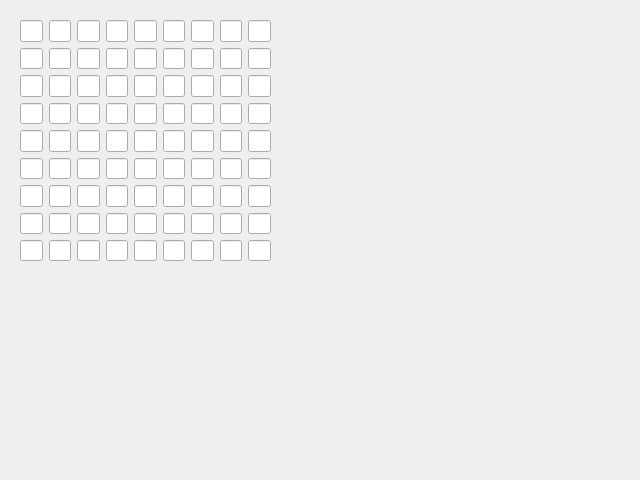
<?xml version="1.0" encoding="UTF-8"?>
<ui version="4.0">
 <class>Modifier</class>
 <widget class="QWidget" name="Modifier">
  <property name="geometry">
   <rect>
    <x>0</x>
    <y>0</y>
    <width>640</width>
    <height>480</height>
   </rect>
  </property>
  <property name="windowTitle">
   <string>Form</string>
  </property>
  <widget class="QWidget" name="gridLayoutWidget_2">
   <property name="geometry">
    <rect>
     <x>20</x>
     <y>20</y>
     <width>251</width>
     <height>241</height>
    </rect>
   </property>
   <layout class="QGridLayout" name="gridLayout_2">
    <item row="7" column="2">
     <widget class="QLineEdit" name="lineEdit_66"/>
    </item>
    <item row="4" column="5">
     <widget class="QLineEdit" name="lineEdit_42"/>
    </item>
    <item row="5" column="8">
     <widget class="QLineEdit" name="lineEdit_54"/>
    </item>
    <item row="4" column="7">
     <widget class="QLineEdit" name="lineEdit_44"/>
    </item>
    <item row="3" column="2">
     <widget class="QLineEdit" name="lineEdit_30"/>
    </item>
    <item row="3" column="3">
     <widget class="QLineEdit" name="lineEdit_31"/>
    </item>
    <item row="6" column="6">
     <widget class="QLineEdit" name="lineEdit_61"/>
    </item>
    <item row="0" column="1">
     <widget class="QLineEdit" name="lineEdit_2"/>
    </item>
    <item row="5" column="5">
     <widget class="QLineEdit" name="lineEdit_51"/>
    </item>
    <item row="0" column="2">
     <widget class="QLineEdit" name="lineEdit_3"/>
    </item>
    <item row="2" column="2">
     <widget class="QLineEdit" name="lineEdit_21"/>
    </item>
    <item row="7" column="4">
     <widget class="QLineEdit" name="lineEdit_68"/>
    </item>
    <item row="2" column="4">
     <widget class="QLineEdit" name="lineEdit_23"/>
    </item>
    <item row="1" column="6">
     <widget class="QLineEdit" name="lineEdit_16"/>
    </item>
    <item row="2" column="0">
     <widget class="QLineEdit" name="lineEdit_19"/>
    </item>
    <item row="2" column="8">
     <widget class="QLineEdit" name="lineEdit_27"/>
    </item>
    <item row="6" column="0">
     <widget class="QLineEdit" name="lineEdit_55"/>
    </item>
    <item row="6" column="5">
     <widget class="QLineEdit" name="lineEdit_60"/>
    </item>
    <item row="5" column="3">
     <widget class="QLineEdit" name="lineEdit_49"/>
    </item>
    <item row="1" column="7">
     <widget class="QLineEdit" name="lineEdit_17"/>
    </item>
    <item row="5" column="7">
     <widget class="QLineEdit" name="lineEdit_53"/>
    </item>
    <item row="7" column="5">
     <widget class="QLineEdit" name="lineEdit_69"/>
    </item>
    <item row="1" column="0">
     <widget class="QLineEdit" name="lineEdit_10"/>
    </item>
    <item row="0" column="0">
     <widget class="QLineEdit" name="lineEdit"/>
    </item>
    <item row="7" column="8">
     <widget class="QLineEdit" name="lineEdit_72"/>
    </item>
    <item row="3" column="5">
     <widget class="QLineEdit" name="lineEdit_33"/>
    </item>
    <item row="4" column="8">
     <widget class="QLineEdit" name="lineEdit_45"/>
    </item>
    <item row="6" column="7">
     <widget class="QLineEdit" name="lineEdit_62"/>
    </item>
    <item row="1" column="1">
     <widget class="QLineEdit" name="lineEdit_11"/>
    </item>
    <item row="5" column="1">
     <widget class="QLineEdit" name="lineEdit_47"/>
    </item>
    <item row="2" column="3">
     <widget class="QLineEdit" name="lineEdit_22"/>
    </item>
    <item row="7" column="6">
     <widget class="QLineEdit" name="lineEdit_70"/>
    </item>
    <item row="2" column="7">
     <widget class="QLineEdit" name="lineEdit_26"/>
    </item>
    <item row="1" column="5">
     <widget class="QLineEdit" name="lineEdit_15"/>
    </item>
    <item row="7" column="7">
     <widget class="QLineEdit" name="lineEdit_71"/>
    </item>
    <item row="7" column="3">
     <widget class="QLineEdit" name="lineEdit_67"/>
    </item>
    <item row="1" column="2">
     <widget class="QLineEdit" name="lineEdit_12"/>
    </item>
    <item row="5" column="2">
     <widget class="QLineEdit" name="lineEdit_48"/>
    </item>
    <item row="0" column="6">
     <widget class="QLineEdit" name="lineEdit_7"/>
    </item>
    <item row="2" column="6">
     <widget class="QLineEdit" name="lineEdit_25"/>
    </item>
    <item row="4" column="0">
     <widget class="QLineEdit" name="lineEdit_37"/>
    </item>
    <item row="3" column="1">
     <widget class="QLineEdit" name="lineEdit_29"/>
    </item>
    <item row="6" column="8">
     <widget class="QLineEdit" name="lineEdit_63"/>
    </item>
    <item row="2" column="1">
     <widget class="QLineEdit" name="lineEdit_20"/>
    </item>
    <item row="3" column="6">
     <widget class="QLineEdit" name="lineEdit_34"/>
    </item>
    <item row="0" column="5">
     <widget class="QLineEdit" name="lineEdit_6"/>
    </item>
    <item row="5" column="4">
     <widget class="QLineEdit" name="lineEdit_50"/>
    </item>
    <item row="0" column="4">
     <widget class="QLineEdit" name="lineEdit_5"/>
    </item>
    <item row="3" column="0">
     <widget class="QLineEdit" name="lineEdit_28"/>
    </item>
    <item row="3" column="4">
     <widget class="QLineEdit" name="lineEdit_32"/>
    </item>
    <item row="4" column="1">
     <widget class="QLineEdit" name="lineEdit_38"/>
    </item>
    <item row="7" column="0">
     <widget class="QLineEdit" name="lineEdit_64"/>
    </item>
    <item row="6" column="2">
     <widget class="QLineEdit" name="lineEdit_57"/>
    </item>
    <item row="1" column="3">
     <widget class="QLineEdit" name="lineEdit_13"/>
    </item>
    <item row="3" column="8">
     <widget class="QLineEdit" name="lineEdit_36"/>
    </item>
    <item row="6" column="4">
     <widget class="QLineEdit" name="lineEdit_59"/>
    </item>
    <item row="4" column="3">
     <widget class="QLineEdit" name="lineEdit_40"/>
    </item>
    <item row="2" column="5">
     <widget class="QLineEdit" name="lineEdit_24"/>
    </item>
    <item row="4" column="2">
     <widget class="QLineEdit" name="lineEdit_39"/>
    </item>
    <item row="0" column="7">
     <widget class="QLineEdit" name="lineEdit_8"/>
    </item>
    <item row="3" column="7">
     <widget class="QLineEdit" name="lineEdit_35"/>
    </item>
    <item row="5" column="6">
     <widget class="QLineEdit" name="lineEdit_52"/>
    </item>
    <item row="5" column="0">
     <widget class="QLineEdit" name="lineEdit_46"/>
    </item>
    <item row="4" column="6">
     <widget class="QLineEdit" name="lineEdit_43"/>
    </item>
    <item row="1" column="8">
     <widget class="QLineEdit" name="lineEdit_18"/>
    </item>
    <item row="0" column="3">
     <widget class="QLineEdit" name="lineEdit_4"/>
    </item>
    <item row="4" column="4">
     <widget class="QLineEdit" name="lineEdit_41"/>
    </item>
    <item row="6" column="3">
     <widget class="QLineEdit" name="lineEdit_58"/>
    </item>
    <item row="7" column="1">
     <widget class="QLineEdit" name="lineEdit_65"/>
    </item>
    <item row="0" column="8">
     <widget class="QLineEdit" name="lineEdit_9"/>
    </item>
    <item row="6" column="1">
     <widget class="QLineEdit" name="lineEdit_56"/>
    </item>
    <item row="1" column="4">
     <widget class="QLineEdit" name="lineEdit_14"/>
    </item>
    <item row="8" column="0">
     <widget class="QLineEdit" name="lineEdit_73"/>
    </item>
    <item row="8" column="1">
     <widget class="QLineEdit" name="lineEdit_74"/>
    </item>
    <item row="8" column="2">
     <widget class="QLineEdit" name="lineEdit_75"/>
    </item>
    <item row="8" column="3">
     <widget class="QLineEdit" name="lineEdit_76"/>
    </item>
    <item row="8" column="4">
     <widget class="QLineEdit" name="lineEdit_77"/>
    </item>
    <item row="8" column="5">
     <widget class="QLineEdit" name="lineEdit_78"/>
    </item>
    <item row="8" column="6">
     <widget class="QLineEdit" name="lineEdit_79"/>
    </item>
    <item row="8" column="7">
     <widget class="QLineEdit" name="lineEdit_80"/>
    </item>
    <item row="8" column="8">
     <widget class="QLineEdit" name="lineEdit_81"/>
    </item>
   </layout>
  </widget>
 </widget>
 <resources/>
 <connections/>
</ui>
